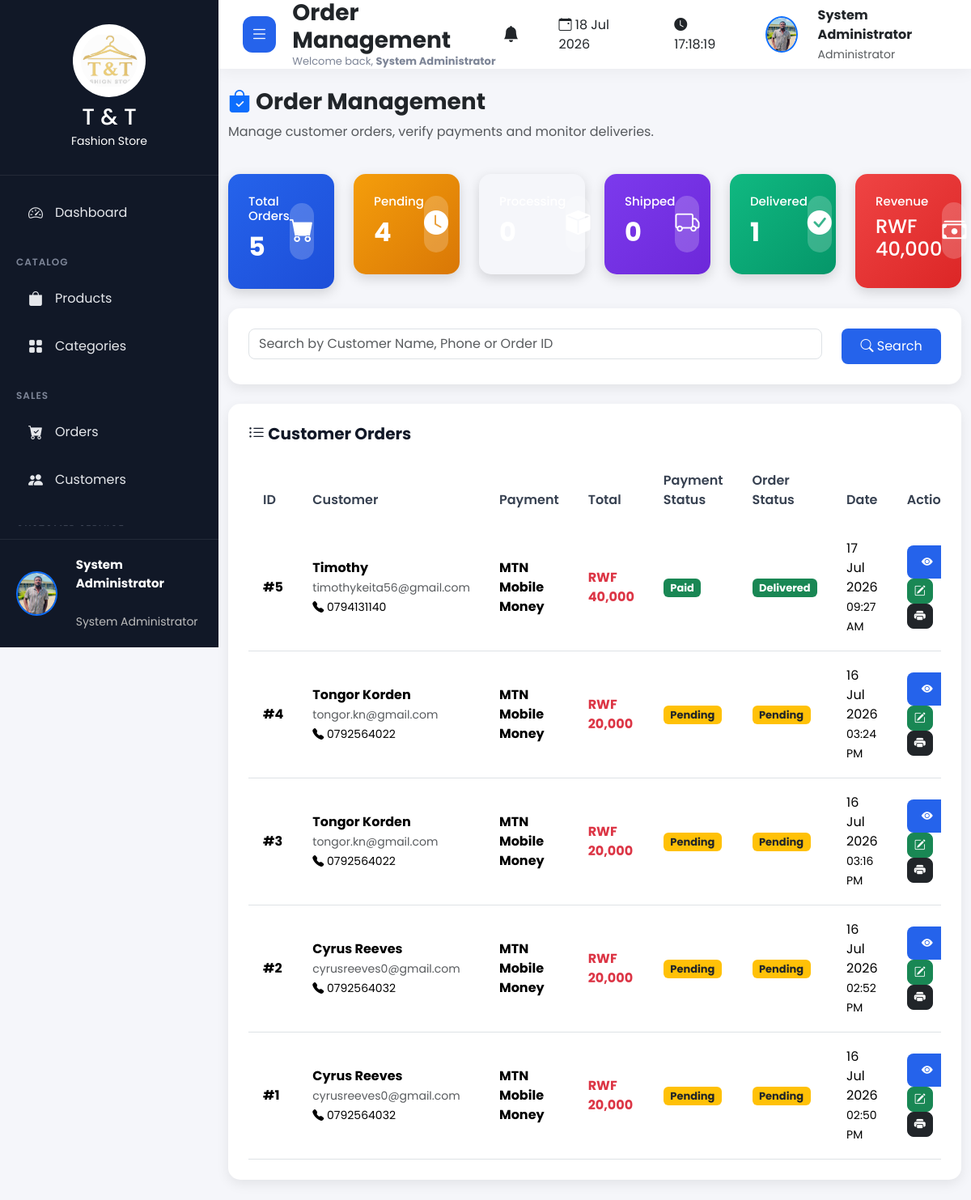
Page /admin/orders/index.php (signed in) on the committed database.
### tables this page shows
CREATE TABLE `settings` (
  `id` int(11) NOT NULL,
  `store_name` varchar(150) DEFAULT NULL,
  `phone` varchar(50) DEFAULT NULL,
  `email` varchar(150) DEFAULT NULL,
  `address` text DEFAULT NULL,
  `logo` varchar(255) DEFAULT NULL,
  `website` varchar(255) DEFAULT NULL,
  `currency` varchar(20) DEFAULT 'RWF',
  `tax` decimal(5,2) DEFAULT 0.00,
  `shipping_fee` decimal(10,2) DEFAULT 0.00,
  `footer_text` text DEFAULT NULL,
  `facebook` varchar(255) DEFAULT NULL,
  `instagram` varchar(255) DEFAULT NULL,
  `twitter` varchar(255) DEFAULT NULL,
  `created_at` timestamp NOT NULL DEFAULT current_timestamp(),
  `updated_at` timestamp NOT NULL DEFAULT current_timestamp() ON UPDATE current_timestamp()
);

CREATE TABLE `orders` (
  `id` int(11) NOT NULL,
  `customer_id` int(11) DEFAULT NULL,
  `transaction_id` varchar(30) NOT NULL,
  `total` decimal(10,2) DEFAULT NULL,
  `payment_method` varchar(50) DEFAULT NULL,
  `payment_phone` varchar(20) DEFAULT NULL,
  `payment_status` varchar(50) DEFAULT NULL,
  `order_status` varchar(50) DEFAULT NULL,
  `created_at` timestamp NOT NULL DEFAULT current_timestamp()
);

CREATE TABLE `customers` (
  `id` int(11) NOT NULL,
  `fullname` varchar(150) DEFAULT NULL,
  `email` varchar(150) DEFAULT NULL,
  `phone` varchar(30) DEFAULT NULL,
  `password` varchar(255) DEFAULT NULL,
  `address` text DEFAULT NULL,
  `city` varchar(100) DEFAULT NULL,
  `country` varchar(100) DEFAULT NULL,
  `photo` varchar(255) DEFAULT NULL,
  `status` enum('Active','Inactive') NOT NULL DEFAULT 'Active',
  `last_login` datetime DEFAULT NULL,
  `created_at` timestamp NOT NULL DEFAULT current_timestamp()
);

### admin/orders/index.php (the view, shortened to what this page needs)
<?php
include("../../config/db.php");
$totalOrders = mysqli_num_rows(mysqli_query($conn,"
SELECT *
FROM orders
"));
$pendingOrders = mysqli_num_rows(mysqli_query($conn,"
SELECT *
FROM orders
WHERE order_status='Pending'
"));
$shippedOrders = mysqli_num_rows(mysqli_query($conn,"
SELECT *
FROM orders
WHERE order_status='Shipped'
"));
$deliveredOrders = mysqli_num_rows(mysqli_query($conn,"
SELECT *
FROM orders
WHERE order_status='Delivered'
"));
$revenue = mysqli_fetch_assoc(mysqli_query($conn,"
SELECT SUM(total) AS totalRevenue
FROM orders
WHERE payment_status='Paid'
"));
$totalRevenue = $revenue['totalRevenue'];
$orderQuery=mysqli_query($conn,"
SELECT
o.*,
c.fullname,
c.email,
c.phone
FROM orders o
LEFT JOIN customers c
ON c.id=o.customer_id
ORDER BY o.id DESC
");
?>
<!DOCTYPE html>
<html>
<head>
<link href="https://cdn.jsdelivr.net/npm/bootstrap@5.3.3/dist/css/bootstrap.min.css" rel="stylesheet">
<link href="https://cdn.jsdelivr.net/npm/bootstrap-icons@1.11.3/font/bootstrap-icons.css" rel="stylesheet">
<link rel="stylesheet"
href="../../assets/css/dashboard.css">
</head>
<body>
<?php
include("../includes/header.php");
include("../includes/sidebar.php");
include("../includes/topbar.php");
?>
<div class="container-fluid mt-4">
<div class="d-flex justify-content-between align-items-center mb-4">
<div>
<h3 class="fw-bold">
<i class="bi bi-bag-check-fill text-primary"></i>
Order Management
</h3>
<p class="text-muted">
Manage customer orders, verify payments and monitor deliveries.
</p>
</div>
</div>
<div class="row mb-4">
<div class="col-lg-2">
<div class="dashboard-card blue">
<div>
<h5>Total Orders</h5>
<h2>
<?php echo $totalOrders; ?>
</h2>
</div>
<div class="card-icon">
<i class="bi bi-cart-fill"></i>
</div>
</div>
</div>
<div class="col-lg-2">
<div class="dashboard-card yellow">
<div>
<h5>Pending</h5>
<h2>
<?php echo $pendingOrders; ?>
</h2>
</div>
<div class="card-icon">
<i class="bi bi-clock-fill"></i>
</div>
</div>
</div>
<div class="col-lg-2">
<div class="dashboard-card info">
<div>
<h5>Processing</h5>
<h2>
</h2>
</div>
<div class="card-icon">
<i class="bi bi-box-fill"></i>
</div>
</div>
</div>
<div class="col-lg-2">
<div class="dashboard-card purple">
<div>
<h5>Shipped</h5>
<h2>
<?php echo $shippedOrders; ?>
</h2>
</div>
<div class="card-icon">
<i class="bi bi-truck"></i>
</div>
</div>
</div>
<div class="col-lg-2">
<div class="dashboard-card green">
<div>
<h5>Delivered</h5>
<h2>
<?php echo $deliveredOrders; ?>
</h2>
</div>
<div class="card-icon">
<i class="bi bi-check-circle-fill"></i>
</div>
</div>
</div>
<div class="col-lg-2">
<div class="dashboard-card red">
<div>
<h5>Revenue</h5>
<h4>
RWF
<?php echo number_format($totalRevenue); ?>
</h4>
</div>
<div class="card-icon">
<i class="bi bi-cash-stack"></i>
</div>
</div>
</div>
</div>
<div class="content-card mb-4">
<div class="row">
<div class="col-md-10">
<input
type="text"
id="searchOrder"
class="form-control"
placeholder="Search by Customer Name, Phone or Order ID">
</div>
<div class="col-md-2">
<button
class="btn btn-primary w-100">
<i class="bi bi-search"></i>
Search
</button>
</div>
</div>
</div>
<div class="content-card">
<h4 class="mb-3">
<i class="bi bi-list-ul"></i>
Customer Orders
</h4>
<div class="table-responsive">
<table
class="table table-hover align-middle"
id="ordersTable">
<thead>
<tr>
<th>ID</th>
<th>Customer</th>
<th>Payment</th>
<th>Total</th>
<th>Payment Status</th>
<th>Order Status</th>
<th>Date</th>
<th width="170">
Action
</th>
</tr>
</thead>
<tbody>
<?php
if(mysqli_num_rows($orderQuery)>0){
while($row=mysqli_fetch_assoc($orderQuery)){
?>
<tr>
<td>
<strong>
#<?php echo $row['id']; ?>
</strong>
</td>
<td>
<strong>
<?php
echo htmlspecialchars($row['fullname']);
?>
</strong>
<br>
<small class="text-muted">
<?php echo htmlspecialchars($row['email']); ?>
</small>
<br>
<small>
<i class="bi bi-telephone-fill"></i>
<?php echo htmlspecialchars($row['phone']); ?>
</small>
</td>
<td>
<strong>
<?php echo htmlspecialchars($row['payment_method']); ?>
</strong>
</td>
<td>
<strong class="text-danger">
RWF <?php echo number_format($row['total']); ?>
</strong>
</td>
<td>
<?php
switch($row['payment_status']){
case "Paid":
echo '<span class="badge bg-success">Paid</span>';
break;
case "Pending":
echo '<span class="badge bg-warning text-dark">Pending</span>';
break;
}
?>
</td>
<td>
<?php
switch($row['order_status']){
case "Pending":
echo '<span class="badge bg-warning text-dark">Pending</span>';
break;
case "Delivered":
echo '<span class="badge bg-success">Delivered</span>';
break;
}
?>
</td>
<td>
<?php
echo date(
"d M Y",
strtotime($row['created_at'])
);
?>
<br>
<small>
<?php
echo date(
"h:i A",
strtotime($row['created_at'])
);
?>
</small>
</td>
<td>
<a
href="details.php?id=<?php echo $row['id']; ?>"
class="btn btn-primary btn-sm"
title="View Order">
<i class="bi bi-eye-fill"></i>
</a>
<a
href="update-status.php?id=<?php echo $row['id']; ?>"
class="btn btn-success btn-sm"
title="Update Status">
<i class="bi bi-pencil-square"></i>
</a>
<a
href="invoice.php?id=<?php echo $row['id']; ?>"
class="btn btn-dark btn-sm"
title="Print Invoice"
target="_blank">
<i class="bi bi-printer-fill"></i>
</a>
</td>
</tr>
<?php
}
}
?>
</tbody>
</table>
</div>
</div>
</div>
</body>
</html>

### admin/includes/sidebar.php (shortened to what this page needs)
<?php
$currentPage = basename($_SERVER['PHP_SELF']);
$settings = [];
$settingsQuery = mysqli_query($conn,"SELECT * FROM settings LIMIT 1");
if($settingsQuery && mysqli_num_rows($settingsQuery)>0){
    $settings = mysqli_fetch_assoc($settingsQuery);
}
$storeLogo = "logo.png";
if(!empty($settings['logo'])){
    $storeLogo = $settings['logo'];
}
$adminPhoto = "default.png";
if(isset($_SESSION['admin_photo']) && !empty($_SESSION['admin_photo'])){
    $adminPhoto = $_SESSION['admin_photo'];
}
?>
<div class="sidebar">
    <div class="sidebar-header text-center">
        <img
        src="<?php echo SITE_URL; ?>/assets/images/settings/<?php echo htmlspecialchars($storeLogo); ?>"
        alt="T & T Fashion Store"
        class="img-fluid mb-2"
        style="
        width:90px;
        height:90px;
        object-fit:contain;
        ">
        <h3 class="mb-0">
            <?php
            echo !empty($settings['store_name'])
            ? "T & T"
            : "T & T";
            ?>
        </h3>
        <small>
            Fashion Store
        </small>
    </div>
    <ul class="sidebar-menu">
        <li class="<?php echo ($currentPage=="dashboard.php") ? "active" : ""; ?>">
            <a href="<?php echo SITE_URL; ?>/admin/dashboard.php">
                <i class="bi bi-speedometer2"></i>
                <span>Dashboard</span>
            </a>
        </li>
        <li class="menu-title">
            Catalog
        </li>
        <li>
            <a href="<?php echo SITE_URL; ?>/admin/products/index.php">
                <i class="bi bi-bag-fill"></i>
                <span>Products</span>
            </a>
        </li>
        <li>
            <a href="<?php echo SITE_URL; ?>/admin/categories/index.php">
                <i class="bi bi-grid-fill"></i>
                <span>Categories</span>
            </a>
        </li>
        <li class="menu-title">
            Sales
        </li>
        <li>
            <a href="<?php echo SITE_URL; ?>/admin/orders/index.php">
                <i class="bi bi-cart-check-fill"></i>
                <span>Orders</span>
            </a>
        </li>
        <li>
            <a href="<?php echo SITE_URL; ?>/admin/customers/index.php">
                <i class="bi bi-people-fill"></i>
                <span>Customers</span>
            </a>
        </li>
        <li class="menu-title">
        </li>
    </ul>
    <div class="sidebar-footer d-flex align-items-center">
        <img
        src="<?php echo SITE_URL; ?>/assets/images/admins/<?php echo htmlspecialchars($adminPhoto); ?>"
        class="rounded-circle border border-2 border-primary"
        style="
        width:55px;
        height:55px;
        object-fit:cover;
        "
        alt="Administrator">
        <div class="ms-2">
            <strong>
                <?php
                echo isset($_SESSION['admin_name'])
                ? htmlspecialchars($_SESSION['admin_name'])
                : "Administrator";
                ?>
            </strong>
            <br>
            <small>
                System Administrator
            </small>
        </div>
    </div>
</div>

### assets/css/dashboard.css (style rules this page uses)
* { margin:0; padding:0; box-sizing:border-box; font-family:'Poppins',sans-serif; }
body { background:#f4f7fc; overflow-x:hidden; }
.sidebar { position:fixed; left:0; top:0; width:270px; height:100vh; background:#111827; color:#fff; display:flex; flex-direction:column; justify-content:space-between; transition:.3s; z-index:999; }
.sidebar-header { text-align:center; padding:30px 20px; border-bottom:1px solid rgba(255,255,255,.08); }
.sidebar-header img { width:90px; height:90px; border-radius:50%; background:white; padding:10px; margin-bottom:15px; }
.sidebar-menu { list-style:none; padding:20px; overflow-y:auto; }
.sidebar-menu li { margin-bottom:6px; }
.sidebar-menu li.menu-title { color:#7d8597; font-size:12px; text-transform:uppercase; letter-spacing:1px; margin-top:25px; margin-bottom:10px; font-weight:600; }
.sidebar-menu li a { display:flex; align-items:center; justify-content:space-between; color:#e5e7eb; text-decoration:none; padding:13px 15px; border-radius:12px; transition:.3s; }
.sidebar-menu li a span { flex:1; margin-left:15px; }
.sidebar-menu li a i { font-size:18px; }
.sidebar-footer { padding:20px; border-top:1px solid rgba(255,255,255,.08); display:flex; align-items:center; gap:15px; }
.sidebar-footer img { width:55px; height:55px; border-radius:50%; object-fit:cover; border:3px solid #2563eb; }
.sidebar-footer strong { display:block; font-size:15px; }
.sidebar-footer small { color:#bdbdbd; }
.dashboard-card { border-radius:18px; color:white; padding:28px; display:flex; justify-content:space-between; align-items:center; transition:.35s; box-shadow:0 15px 35px rgba(0,0,0,.08); }
.card-icon { width:70px; height:70px; background:rgba(255,255,255,.2); border-radius:18px; display:flex; justify-content:center; align-items:center; }
.card-icon i { font-size:30px; }
.dashboard-card h5 { font-size:15px; font-weight:500; }
.dashboard-card h2 { font-weight:700; margin-top:8px; }
.blue { background:linear-gradient(135deg,#2563eb,#1d4ed8); }
.green { background:linear-gradient(135deg,#10b981,#059669); }
.purple { background:linear-gradient(135deg,#7c3aed,#6d28d9); }
.red { background:linear-gradient(135deg,#ef4444,#dc2626); }
.yellow { background:linear-gradient(135deg,#f59e0b,#d97706); }
.content-card { background:#ffffff; border-radius:20px; padding:25px; box-shadow:0 10px 25px rgba(0,0,0,.06); margin-bottom:30px; transition:.3s; }
.content-card h4 { font-size:20px; font-weight:700; margin-bottom:20px; color:#111827; }
.table { margin:0; }
.table thead { background:#f3f4f6; }
.table thead th { border:none; padding:18px; font-weight:600; color:#374151; }
.table tbody td { vertical-align:middle; padding:18px; }
.table tbody tr { transition:.3s; }
.btn-primary { background:#2563eb; border:none; border-radius:12px; padding:10px 18px; }
.btn-success { border-radius:12px; }
.btn-dark { border-radius:12px; }
.dashboard-card { animation:fadeUp .5s ease; }
.content-card { animation:fadeUp .6s ease; }

### admin/includes/header.php (style rules this page uses)
* { margin:0; padding:0; box-sizing:border-box; font-family:'Poppins',sans-serif; }
body { background:#f5f6fa; overflow-x:hidden; }
a { text-decoration:none; }
.content-card { background:#fff; padding:25px; border-radius:15px; box-shadow:0 5px 15px rgba(0,0,0,.08); margin-bottom:25px; }
.dashboard-card { color:#fff; padding:25px; border-radius:15px; box-shadow:0 5px 15px rgba(0,0,0,.15); }
.dashboard-card h2 { margin-top:10px; font-weight:700; }
.badge { font-size:13px; }
.btn { border-radius:8px; }
.form-control, .form-select { border-radius:8px; }

### rows in the picture
settings: logo (picture)
orders: id "5", customer.fullname "Timothy", customer.email "timothykeita56@gmail.com", customer.phone "0794131140", payment_method "MTN Mobile Money", total "40,000", payment_status "Paid", order_status "Delivered", created_at "17 Jul 2026", created_at "09:27 AM"
orders: id "4", customer.fullname "Tongor Korden", customer.email "tongor.kn@gmail.com", customer.phone "0792564022", payment_method "MTN Mobile Money", total "20,000", payment_status "Pending", order_status "Pending", created_at "16 Jul 2026", created_at "03:24 PM"
orders: id "3", customer.fullname "Tongor Korden", customer.email "tongor.kn@gmail.com", customer.phone "0792564022", payment_method "MTN Mobile Money", total "20,000", payment_status "Pending", order_status "Pending", created_at "16 Jul 2026", created_at "03:16 PM"
orders: id "2", customer.fullname "Cyrus Reeves", customer.email "cyrusreeves0@gmail.com", customer.phone "0792564032", payment_method "MTN Mobile Money", total "20,000", payment_status "Pending", order_status "Pending", created_at "16 Jul 2026", created_at "02:52 PM"
orders: id "1", customer.fullname "Cyrus Reeves", customer.email "cyrusreeves0@gmail.com", customer.phone "0792564032", payment_method "MTN Mobile Money", total "20,000", payment_status "Pending", order_status "Pending", created_at "16 Jul 2026", created_at "02:50 PM"

### other values in the picture
$_SESSION['admin_name'] "System Administrator"
$totalOrders "5"
$pendingOrders "4"
$shippedOrders "0"
$deliveredOrders "1"
$totalRevenue "40,000"
